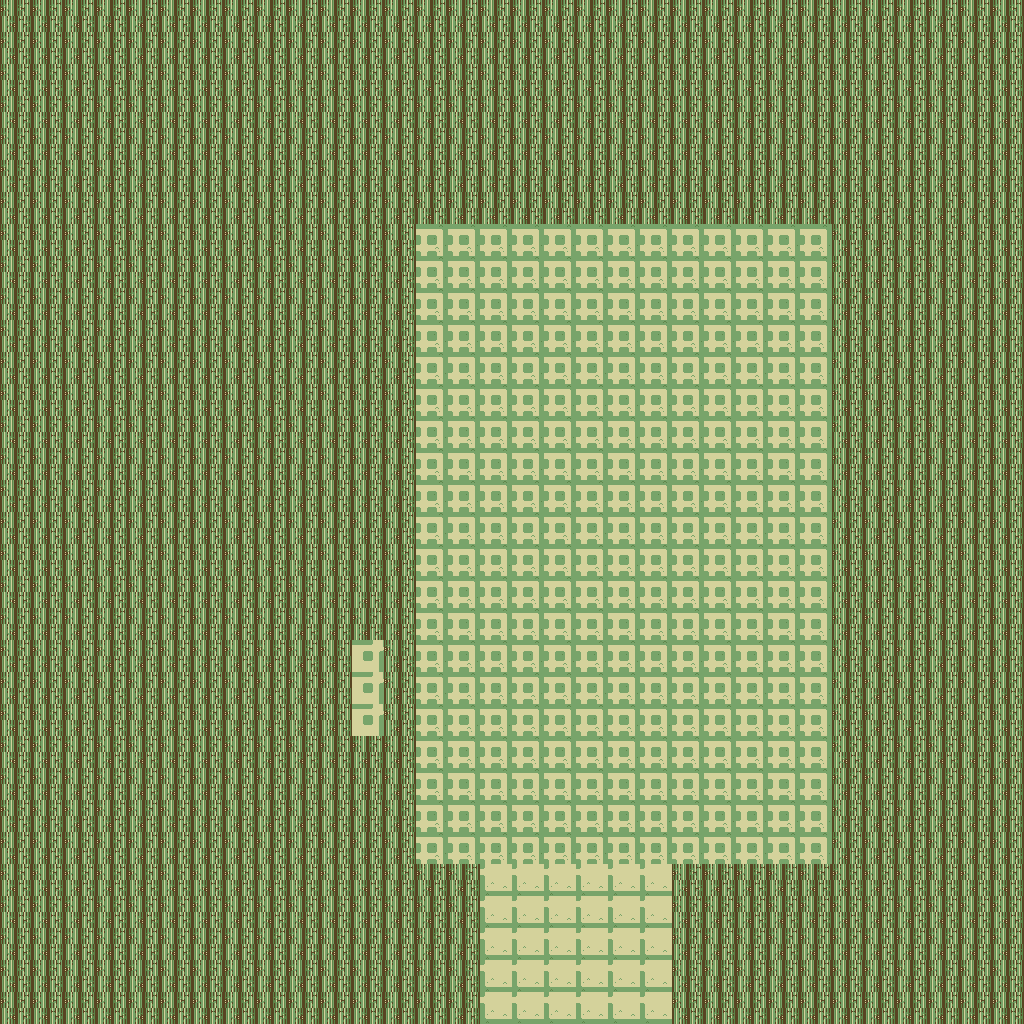

This is a level from a 2D game, rendered from its Tiled map with the project's own tilesets. A one-line summary and the complete map file follow:
An orthogonal 32x32 tile map with 32x32 px tiles, 1 tile layer (Tile Layer 1), 4 tilesets.

<map version="1.10" tiledversion="1.11.2" orientation="orthogonal" renderorder="right-down" width="32" height="32" tilewidth="32" tileheight="32" infinite="0" nextlayerid="2" nextobjectid="1">
 <tileset firstgid="1" source="../../../../../../../assets/grounds.tsx" />
 <tileset firstgid="181" source="../../../../../../../build/walls.tsx" />
 <tileset firstgid="206" source="../../../../../../../assets/groundsSized3.tsx" />
 <tileset firstgid="226" source="../../../../../../../assets/groundsSized4.tsx" />
 <layer id="1" name="Tile Layer 1" width="32" height="32">
  <data encoding="csv">
193,193,193,193,193,193,193,193,193,193,193,193,193,193,193,193,193,193,193,193,193,193,193,193,193,193,193,193,193,193,193,193,
193,193,193,193,193,193,193,193,193,193,193,193,193,193,193,193,193,193,193,193,193,193,193,193,193,193,193,193,193,193,193,193,
193,193,193,193,193,193,193,193,193,193,193,193,193,193,193,193,193,193,193,193,193,193,193,193,193,193,193,193,193,193,193,193,
193,193,193,193,193,193,193,193,193,193,193,193,193,193,193,193,193,193,193,193,193,193,193,193,193,193,193,193,193,193,193,193,
193,193,193,193,193,193,193,193,193,193,193,193,193,193,193,193,193,193,193,193,193,193,193,193,193,193,193,193,193,193,193,193,
193,193,193,193,193,193,193,193,193,193,193,193,193,193,193,193,193,193,193,193,193,193,193,193,193,193,193,193,193,193,193,193,
193,193,193,193,193,193,193,193,193,193,193,193,193,193,193,193,193,193,193,193,193,193,193,193,193,193,193,193,193,193,193,193,
193,193,193,193,193,193,193,193,193,193,193,193,193,263,263,263,263,263,263,263,263,263,263,263,263,263,193,193,193,193,193,193,
193,193,193,193,193,193,193,193,193,193,193,193,193,263,263,263,263,263,263,263,263,263,263,263,263,263,193,193,193,193,193,193,
193,193,193,193,193,193,193,193,193,193,193,193,193,263,263,263,263,263,263,263,263,263,263,263,263,263,193,193,193,193,193,193,
193,193,193,193,193,193,193,193,193,193,193,193,193,263,263,263,263,263,263,263,263,263,263,263,263,263,193,193,193,193,193,193,
193,193,193,193,193,193,193,193,193,193,193,193,193,263,263,263,263,263,263,263,263,263,263,263,263,263,193,193,193,193,193,193,
193,193,193,193,193,193,193,193,193,193,193,193,193,263,263,263,263,263,263,263,263,263,263,263,263,263,193,193,193,193,193,193,
193,193,193,193,193,193,193,193,193,193,193,193,193,263,263,263,263,263,263,263,263,263,263,263,263,263,193,193,193,193,193,193,
193,193,193,193,193,193,193,193,193,193,193,193,193,263,263,263,263,263,263,263,263,263,263,263,263,263,193,193,193,193,193,193,
193,193,193,193,193,193,193,193,193,193,193,193,193,263,263,263,263,263,263,263,263,263,263,263,263,263,193,193,193,193,193,193,
193,193,193,193,193,193,193,193,193,193,193,193,193,263,263,263,263,263,263,263,263,263,263,263,263,263,193,193,193,193,193,193,
193,193,193,193,193,193,193,193,193,193,193,193,193,263,263,263,263,263,263,263,263,263,263,263,263,263,193,193,193,193,193,193,
193,193,193,193,193,193,193,193,193,193,193,193,193,263,263,263,263,263,263,263,263,263,263,263,263,263,193,193,193,193,193,193,
193,193,193,193,193,193,193,193,193,193,193,193,193,263,263,263,263,263,263,263,263,263,263,263,263,263,193,193,193,193,193,193,
193,193,193,193,193,193,193,193,193,193,193,229,193,263,263,263,263,263,263,263,263,263,263,263,263,263,193,193,193,193,193,193,
193,193,193,193,193,193,193,193,193,193,193,229,193,263,263,263,263,263,263,263,263,263,263,263,263,263,193,193,193,193,193,193,
193,193,193,193,193,193,193,193,193,193,193,229,193,263,263,263,263,263,263,263,263,263,263,263,263,263,193,193,193,193,193,193,
193,193,193,193,193,193,193,193,193,193,193,193,193,263,263,263,263,263,263,263,263,263,263,263,263,263,193,193,193,193,193,193,
193,193,193,193,193,193,193,193,193,193,193,193,193,263,263,263,263,263,263,263,263,263,263,263,263,263,193,193,193,193,193,193,
193,193,193,193,193,193,193,193,193,193,193,193,193,263,263,263,263,263,263,263,263,263,263,263,263,263,193,193,193,193,193,193,
193,193,193,193,193,193,193,193,193,193,193,193,193,263,263,263,263,263,263,263,263,263,263,263,263,263,193,193,193,193,193,193,
193,193,193,193,193,193,193,193,193,193,193,193,193,193,193,272,272,272,272,272,272,193,193,193,193,193,193,193,193,193,193,193,
193,193,193,193,193,193,193,193,193,193,193,193,193,193,193,272,272,272,272,272,272,193,193,193,193,193,193,193,193,193,193,193,
193,193,193,193,193,193,193,193,193,193,193,193,193,193,193,272,272,272,272,272,272,193,193,193,193,193,193,193,193,193,193,193,
193,193,193,193,193,193,193,193,193,193,193,193,193,193,193,272,272,272,272,272,272,193,193,193,193,193,193,193,193,193,193,193,
193,193,193,193,193,193,193,193,193,193,193,193,193,193,193,272,272,272,272,272,272,193,193,193,193,193,193,193,193,193,193,193
</data>
 </layer>
</map>
